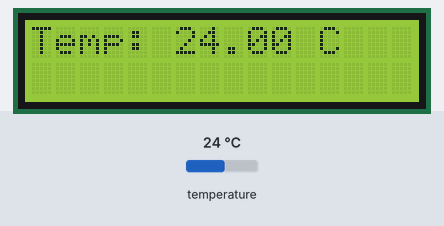
This sketch was run on a simulated ESP32. Parts: 16×2 character LCD. The test bench sets the inputs (shaded band); at power-on: temperature 24 °C. Nothing arrives over Bluetooth unless stated; what the sketch prints to the serial monitor is not drawn.

Above: at 3.2 s.
3.3 s: temperature set to 12 °C
At 5.5 s:
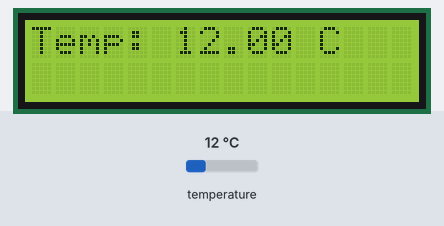
6.1 s: temperature set to 19 °C
At 7.3 s:
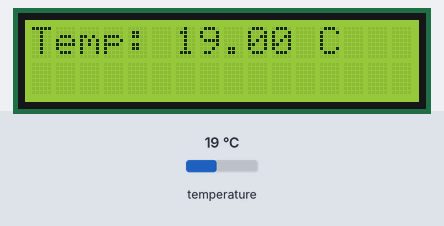
8.6 s: temperature set to 28 °C
At 11.0 s:
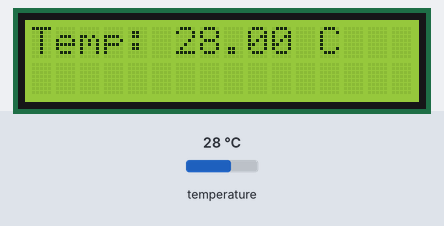
Timing chart, 0 to 12.5 s (numbered marks = the images above; inputs shaded):
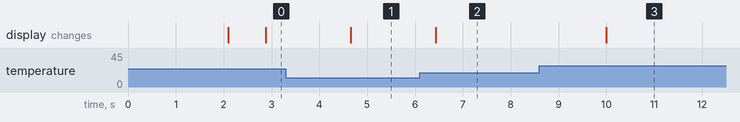

The sketch:

Task5_ESP32_bluetooth_DS18b20_Sensor.ino
```cpp
#include <Wire.h>
#include <LiquidCrystal_I2C.h>
#include <OneWire.h>
#include <DallasTemperature.h>
#include "BluetoothSerial.h"

#define ONE_WIRE_BUS 4

OneWire oneWire(ONE_WIRE_BUS);
DallasTemperature sensors(&oneWire);

LiquidCrystal_I2C lcd(0x27, 16, 2);
BluetoothSerial SerialBT;

void setup() {
  Serial.begin(115200);
  SerialBT.begin("Prateek");

  sensors.begin();
  lcd.begin();
  lcd.backlight();
  lcd.setCursor(0, 0);
  lcd.print("Temp Sensor Init");
  delay(2000);
  lcd.clear();
}

void loop() {
  sensors.requestTemperatures();
  float temperature = sensors.getTempCByIndex(0);

  Serial.print("Temperature: ");
  Serial.print(temperature);
  Serial.println(" °C");

  SerialBT.print("Temperature: ");
  SerialBT.print(temperature);
  SerialBT.println(" °C");

  lcd.clear();
  lcd.setCursor(0, 0);
  lcd.print("Temp: ");
  lcd.print(temperature);
  lcd.print(" C");

  delay(1000);
}
```

Measured:
- after the input at 3.3 s, the display: changes after 1.4 s (image 1)
- after the input at 6.1 s, the display: changes after 0.34 s (image 2)
- after the input at 8.6 s, the display: changes after 1.4 s (image 3)
